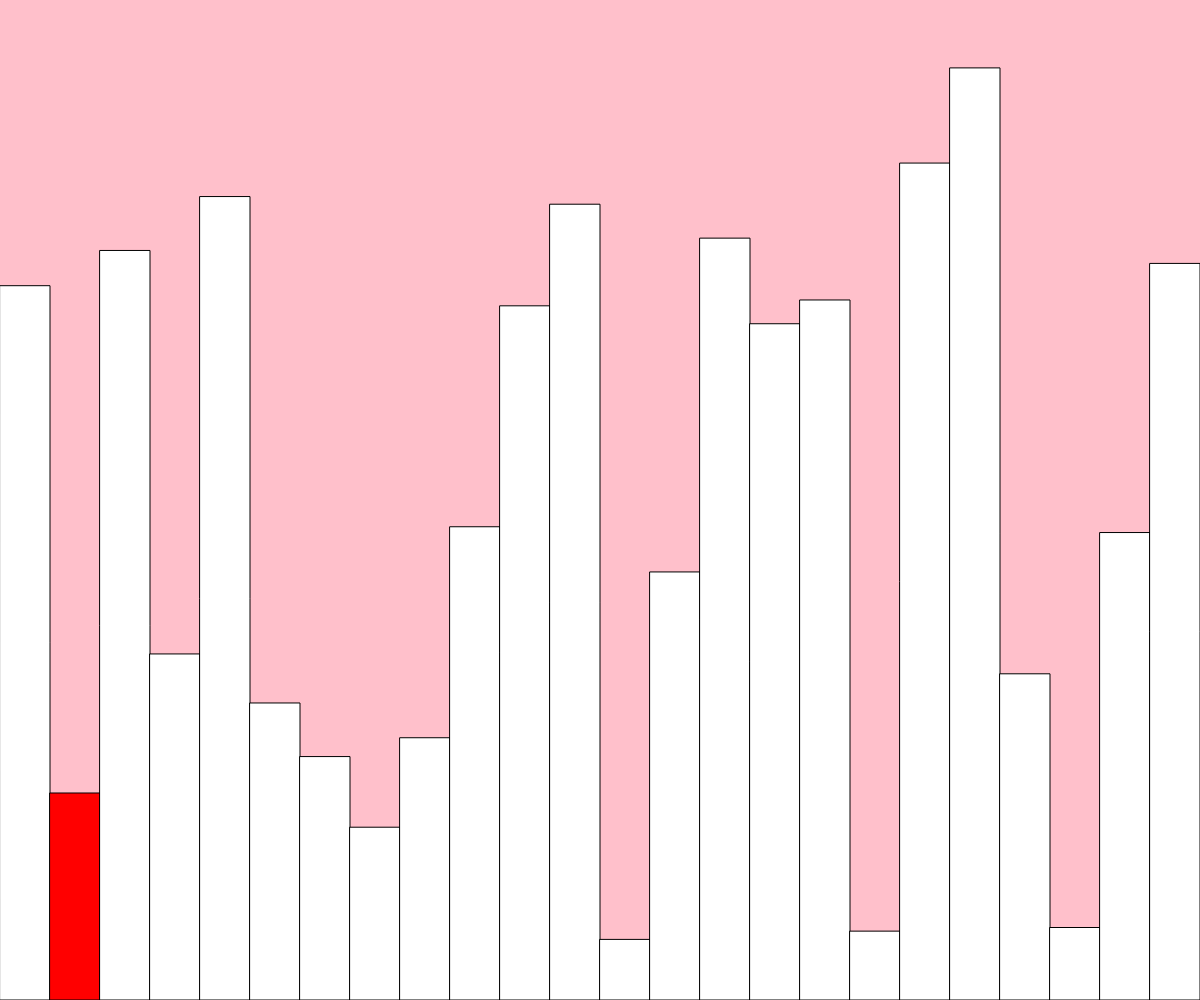
Frame 1 (no input)
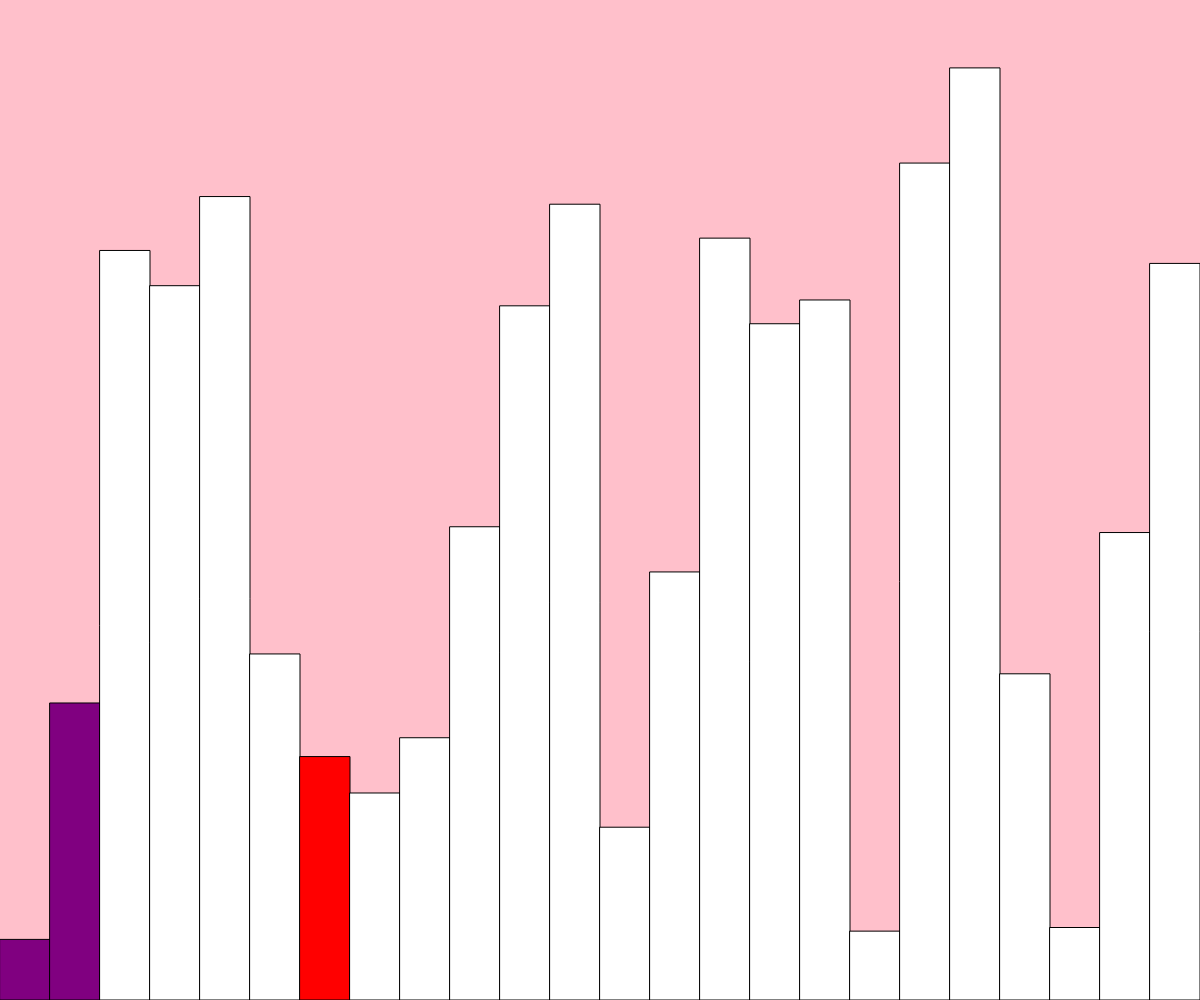
Frame 60 (no input)
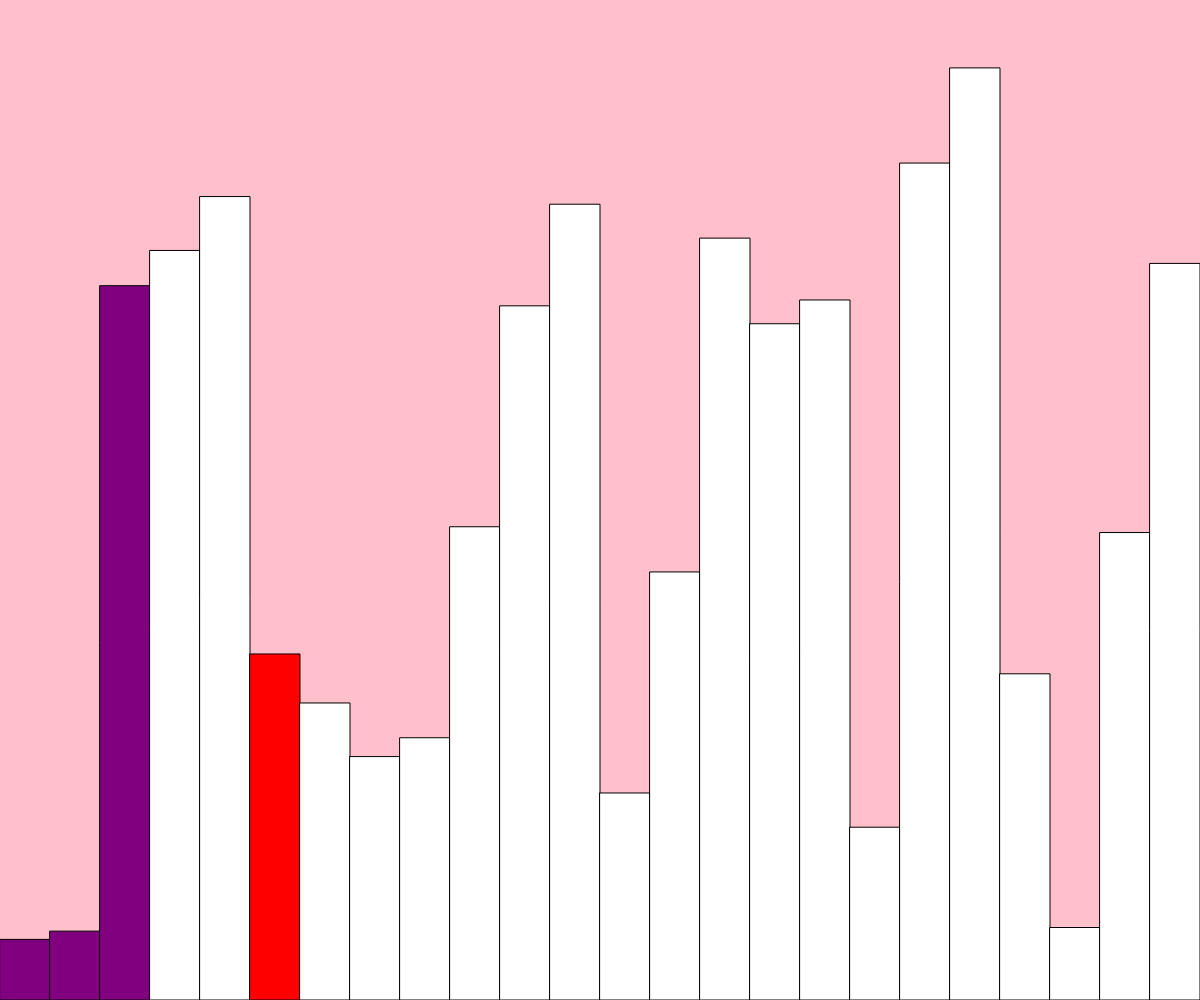
Frame 120 (the mouse pressed at the canvas centre since frame 60)

The p5.js sketch that drew these frames (run headless with seeded random() and noise() and a simulated clock; from frame 60 on, the mouse is pressed at the canvas centre):

// p5.js sketch
// ── sketch.js
let values=[];
let w=50;
let states=[];
function setup()
{
  createCanvas(windowWidth,windowHeight);
  values = new Array(floor(width/w));
  
  for(var i=0;i<values.length;i++)
  {
      values[i]=random(height);
      states[i]=-1;
  }
  selectionSort(values);
}

async function selectionSort(values)
{
  
   for(var i=0;i<values.length-1;i++)
   {
     
     let min_idx=i;
     for(var j=i+1;j<values.length;j++)
     {
       if(values[j]<values[min_idx])
       {
         states[j]=0;
         await swap(values,min_idx,j);
         states[j]=-1;
         states[min_idx]=1;
       }
     }
    
   }
   
  
}

function draw()
{
    background('pink');

    for(var i=0;i<values.length;i++)
    {
        stroke(0);
        if(states[i]==0)
        {
           
          fill('red');
        }
      else if(states[i]==1)
              {
                fill('purple');
              }
        else
        {
            fill(255);
        }
        rect(i * w, height - values[i], w, values[i]);
    }
}

function sleep(ms) {
    return new Promise(resolve => setTimeout(resolve, ms));
  }

async function swap(array,p1,p2)
{

 await sleep(300);
  var temp=array[p1];
  array[p1]=array[p2];
  array[p2]=temp;
}
